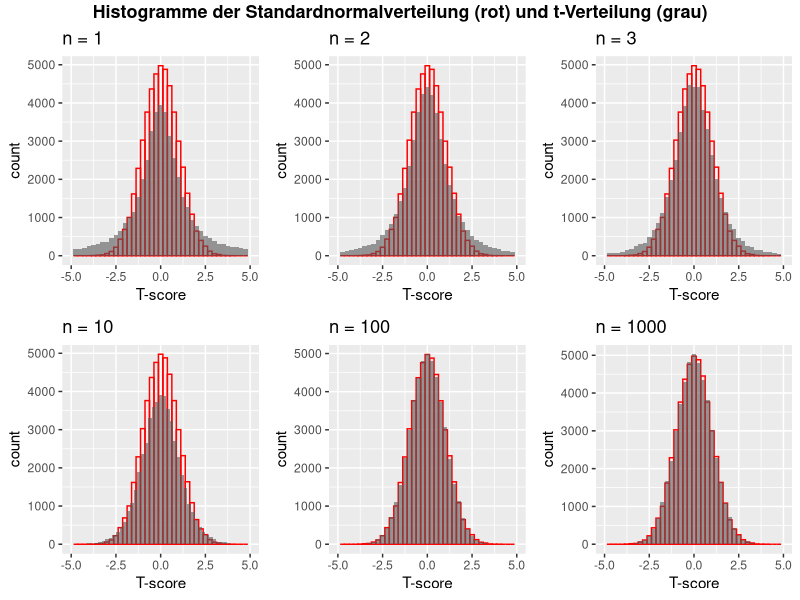

The R script that drew this image:
## ---- chunk 1
# G_n: Umfang der Stichprobe
# n: Anzahl der Zufallszahlen

n_rows = 50000

g = data.frame(
    G_1 = rt(n_rows, 1),
    G_2 = rt(n_rows, 2),
    G_3 = rt(n_rows, 3),
    G_10 = rt(n_rows, 10),
    G_100 = rt(n_rows, 100),
    G_1000 = rt(n_rows, 1000)
)
print(dim(g))
print(head(g))
## ---- chunk 2
library(ggplot2)
library(gridExtra)
library(grid)

normal_dist = data.frame(normal = rnorm(n_rows, 0, 1)) # Normalverteilung mit 50000 Zufallszahlen
alpha_t = 0.6

p1 = ggplot(g) +
    geom_histogram(data = normal_dist, aes(x = normal), binwidth = 0.25, color = "red", fill="transparent") +
    geom_histogram(aes(x = G_1), binwidth = 0.25, alpha = alpha_t) +
    xlim(-5, 5) + 
    labs(title = "n = 1", x = "T-score", y = "count")

p2 = ggplot(g) +
    geom_histogram(data = normal_dist, aes(x = normal), binwidth = 0.25, color = "red", fill="transparent") +
    geom_histogram(aes(x = G_2), binwidth = 0.25, alpha = alpha_t) +
    xlim(-5, 5) +
    labs(title = "n = 2", x = "T-score", y = "count")

p3 = ggplot(g) +
    geom_histogram(data = normal_dist, aes(x = normal), binwidth = 0.25, color = "red", fill="transparent") +
    geom_histogram(aes(x = G_3), binwidth = 0.25, alpha = alpha_t) +
    xlim(-5, 5) +
    labs(title = "n = 3", x = "T-score", y = "count")

p4 = ggplot(g) +
    geom_histogram(data = normal_dist, aes(x = normal), binwidth = 0.25, color = "red", fill="transparent") +
    geom_histogram(aes(x = G_10), binwidth = 0.2, alpha = alpha_t) +
    xlim(-5, 5) +
    labs(title = "n = 10", x = "T-score", y = "count")

p5 = ggplot(g) +
    geom_histogram(data = normal_dist, aes(x = normal), binwidth = 0.25, color = "red", fill="transparent") +
    geom_histogram(aes(x = G_100), binwidth = 0.25, alpha = alpha_t) +
    xlim(-5, 5) +
    labs(title = "n = 100", x = "T-score", y = "count")

p6 = ggplot(g) +
    geom_histogram(data = normal_dist, aes(x = normal), binwidth = 0.25, color = "red", fill="transparent") +
    geom_histogram(aes(x = G_1000), binwidth = 0.25, alpha = alpha_t) +
    xlim(-5, 5) +
    labs(title = "n = 1000", x = "T-score", y = "count")

grid.arrange(p1, p2, p3, p4, p5, p6, ncol = 3, top=textGrob("Histogramme der Standardnormalverteilung (rot) und t-Verteilung (grau)", gp = gpar(fontsize = 13, fontface = 'bold')))

## ---- chunk 3
library(knitr)

table = data.frame(n = c(1, 2, 3, 10, 100, 1000), mean_diff = c(0, 0, 0, 0, 0, 0))
for (i in 1:6) { # vergleich von jedem n mit Normalverteilung pro Bin
    histogram = hist(g[, i], plot = FALSE, binwidth = 0.25)
    histogram_normal = hist(normal_dist$normal, plot = FALSE, binwidth = 0.25)
    sqr_diff = (histogram$counts - histogram_normal$counts)^2
    mean_diff = sqrt(sum(sqr_diff) / length(sqr_diff))
    table[i, 2] = mean_diff
}
print(kable(table))
# Die Abweichungen werden kleiner, je größer n ist.
